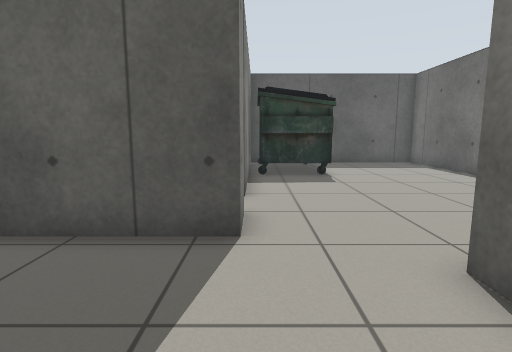
view 1 (above)

12 first-person views from a walk through a robot-simulator world made for Gazebo. The camera is 0.85 m above the floor, tilts 8° down and sees 80° across. The floor is counted in squares, 0.5 m on a side. Each view is taken from the middle of a square. On the plan, view 1 faces up. The plan holds only what a view shows up to about 16 squares ahead; the rest is blank.

view 2
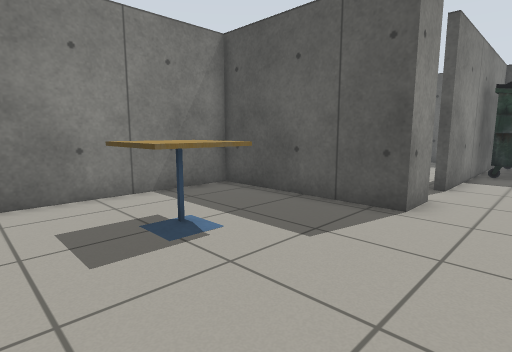

view 3
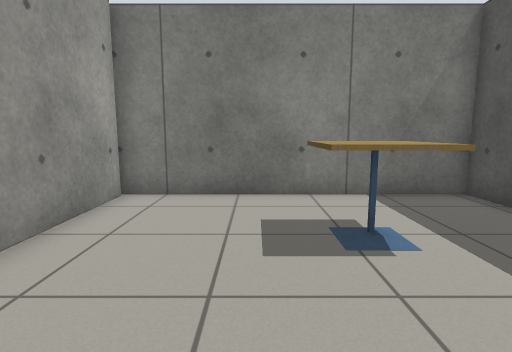

view 4
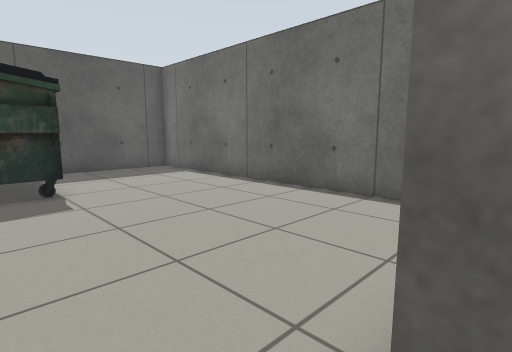

view 5
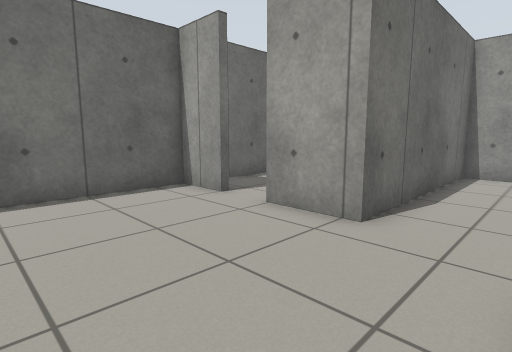

view 6
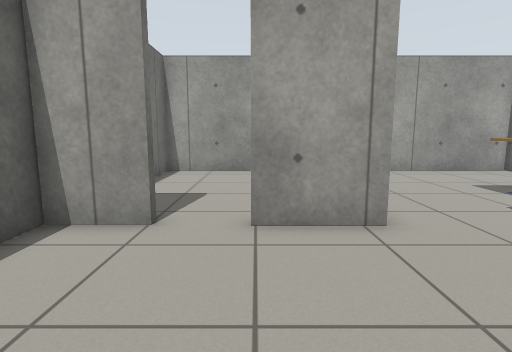

view 7
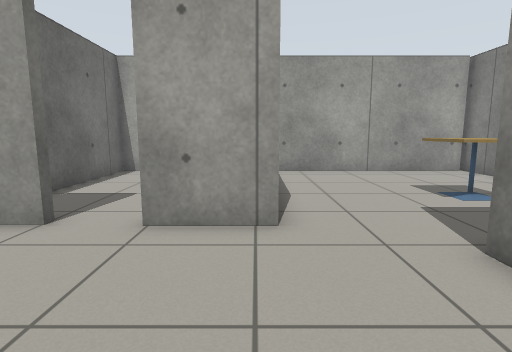

view 8
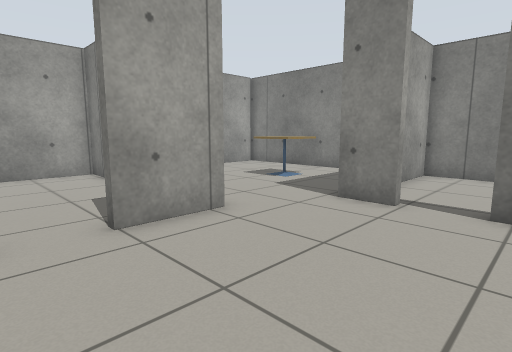

view 9
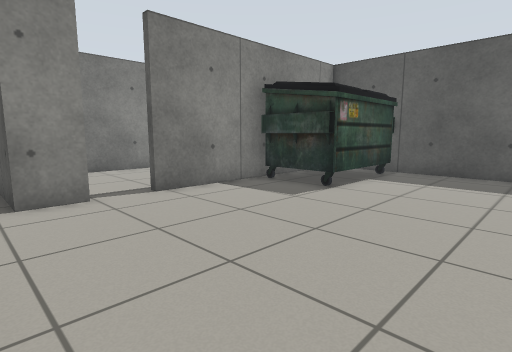

view 10
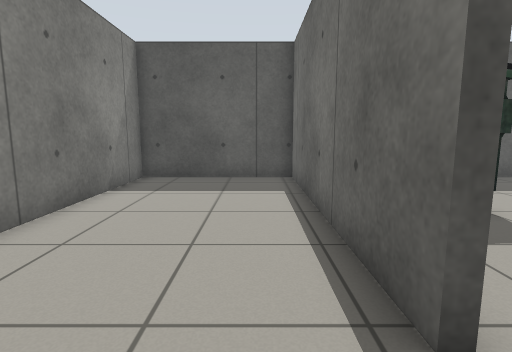

view 11
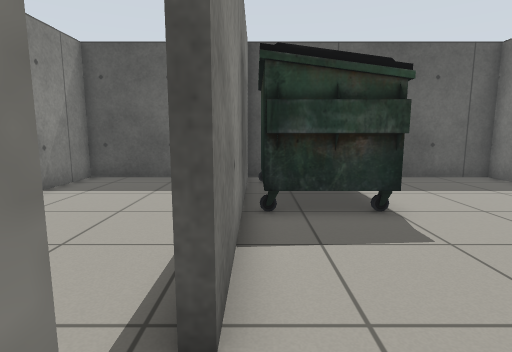

view 12
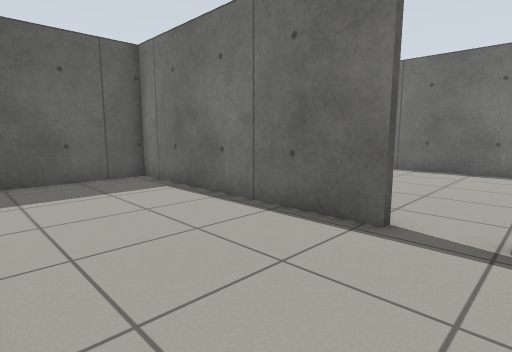

### Floor plan
Key: @ floor where view 1 was taken; # wall or solid block; x gap in a wall; . floor; U dumpster; T cafe table.
Columns run from 7 left of view 1 to 9 right of it. Each row starts with its distance up from view 1.
 18 #################
 17 #......U  U.....#
 16 #......U  U.....#
 15 #......U  U.....#
 14 #......U  U.....#
 13 #......UUUU.....#
 12 #.....#UUUU.....#
 11 #.....#.........#
 10 #.....#.........#
  9 #.....#.........#
  8 #...............#
  7 #...............#
  6 #.....#.........#
  5 #######.........#
  4 #...............#
  3 #.........###.###
  2 #...TT....#.....#
  1 #...TT....#.....#
  0 #...TT.@..#.....#
 -1 #.........#.....#
 -2 #.........#.....#
 -3 #.........#.....#
 -4 #.........#.....#
 -5 #x###############

Positions as (right, up) in squares from view 1, and headings:
1: (0, 0), facing up
2: (2, -2), facing up-left
3: (2, -1), facing left
4: (1, 3), facing up-right
5: (0, 9), facing down-right
6: (5, 9), facing down
7: (3, 9), facing down
8: (7, 9), facing down-left
9: (8, 4), facing up-left
10: (-2, 6), facing up
11: (0, 6), facing up
12: (-6, 6), facing up-right
